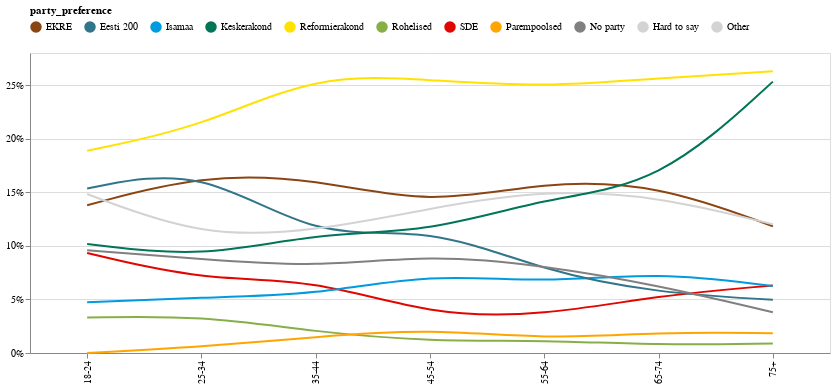

The notebook cell saved with this chart:
### Code cell
args = {
    'res_col' : 'party_preference',
    'factor_cols': ['age_group'],  'filter': {},
    'plot': 'lines',
    'plot_args': { 'internal_facet': True, 'smooth':True }
}
assert args['plot'] in matching_plots(args,full_df,data_meta)
fdf = get_filtered_data(full_df, data_meta, **args)
create_plot(fdf,data_meta,alt_properties={'width':800},**args)

### Figure 1 — Vega-Lite specification as saved in the notebook (floating-point values rounded to 4 significant figures)
{"config": {"view": {"continuousWidth": 300, "continuousHeight": 300}}, "data": {"name": "data-7f932b61fe68375a01c2d20e7586026b"}, "mark": {"type": "line", "interpolate": "basis", "point": "transparent"}, "encoding": {"color": {"field": "party_preference", "legend": {"orient": "top"}, "scale": {"domain": ["EKRE", "Eesti 200", "Isamaa", "Keskerakond", "Reformierakond", "Rohelised", "SDE", "Parempoolsed", "No party", "Hard to say", "Other"], "range": ["#8B4513", "#31758A", "#009BDF", "#007557", "#FFE200", "#88AF47", "#E10600", "orange", "grey", "lightgrey", "lightgrey"]}, "type": "nominal"}, "tooltip": [{"field": "age_group", "type": "ordinal"}, {"field": "percent", "format": ".1%", "type": "quantitative"}], "x": {"field": "age_group", "title": null, "type": "ordinal"}, "y": {"axis": {"format": "%"}, "field": "percent", "title": null, "type": "quantitative"}}, "width": 800, "$schema": "https://vega.github.io/schema/vega-lite/v5.15.1.json", "datasets": {"data-7f932b61fe68375a01c2d20e7586026b": [{"age_group": "18-24", "party_preference": "EKRE", "percent": 0.1379}, {"age_group": "18-24", "party_preference": "Reformierakond", "percent": 0.1888}, {"age_group": "18-24", "party_preference": "SDE", "percent": 0.09327}, {"age_group": "18-24", "party_preference": "Isamaa", "percent": 0.04744}, {"age_group": "18-24", "party_preference": "Eesti 200", "percent": 0.1534}, {"age_group": "18-24", "party_preference": "Hard to say", "percent": 0.1483}, {"age_group": "18-24", "party_preference": "No party", "percent": 0.09581}, {"age_group": "18-24", "party_preference": "Rohelised", "percent": 0.03309}, {"age_group": "18-24", "party_preference": "Keskerakond", "percent": 0.1018}, {"age_group": "18-24", "party_preference": "Muu", "percent": 0.0}, {"age_group": "18-24", "party_preference": "Parempoolsed", "percent": 0.0}, {"age_group": "25-34", "party_preference": "EKRE", "percent": 0.1666}, {"age_group": "25-34", "party_preference": "Reformierakond", "percent": 0.2108}, {"age_group": "25-34", "party_preference": "SDE", "percent": 0.06798}, {"age_group": "25-34", "party_preference": "Isamaa", "percent": 0.05188}, {"age_group": "25-34", "party_preference": "Eesti 200", "percent": 0.1745}, {"age_group": "25-34", "party_preference": "Hard to say", "percent": 0.1082}, {"age_group": "25-34", "party_preference": "No party", "percent": 0.08778}, {"age_group": "25-34", "party_preference": "Rohelised", "percent": 0.03501}, {"age_group": "25-34", "party_preference": "Keskerakond", "percent": 0.08855}, {"age_group": "25-34", "party_preference": "Muu", "percent": 0.002811}, {"age_group": "25-34", "party_preference": "Parempoolsed", "percent": 0.00575}, {"age_group": "35-44", "party_preference": "EKRE", "percent": 0.1628}, {"age_group": "35-44", "party_preference": "Reformierakond", "percent": 0.2607}, {"age_group": "35-44", "party_preference": "SDE", "percent": 0.069}, {"age_group": "35-44", "party_preference": "Isamaa", "percent": 0.05402}, {"age_group": "35-44", "party_preference": "Eesti 200", "percent": 0.1047}, {"age_group": "35-44", "party_preference": "Hard to say", "percent": 0.1134}, {"age_group": "35-44", "party_preference": "No party", "percent": 0.07989}, {"age_group": "35-44", "party_preference": "Rohelised", "percent": 0.01952}, {"age_group": "35-44", "party_preference": "Keskerakond", "percent": 0.1121}, {"age_group": "35-44", "party_preference": "Muu", "percent": 0.008738}, {"age_group": "35-44", "party_preference": "Parempoolsed", "percent": 0.01509}, {"age_group": "45-54", "party_preference": "EKRE", "percent": 0.1377}, {"age_group": "45-54", "party_preference": "Reformierakond", "percent": 0.2549}, {"age_group": "45-54", "party_preference": "SDE", "percent": 0.03497}, {"age_group": "45-54", "party_preference": "Isamaa", "percent": 0.07455}, {"age_group": "45-54", "party_preference": "Eesti 200", "percent": 0.1186}, {"age_group": "45-54", "party_preference": "Hard to say", "percent": 0.1353}, {"age_group": "45-54", "party_preference": "No party", "percent": 0.09179}, {"age_group": "45-54", "party_preference": "Rohelised", "percent": 0.01081}, {"age_group": "45-54", "party_preference": "Keskerakond", "percent": 0.1126}, {"age_group": "45-54", "party_preference": "Muu", "percent": 0.006192}, {"age_group": "45-54", "party_preference": "Parempoolsed", "percent": 0.02271}, {"age_group": "55-64", "party_preference": "EKRE", "percent": 0.1604}, {"age_group": "55-64", "party_preference": "Reformierakond", "percent": 0.248}, {"age_group": "55-64", "party_preference": "SDE", "percent": 0.03478}, {"age_group": "55-64", "party_preference": "Isamaa", "percent": 0.0652}, {"age_group": "55-64", "party_preference": "Eesti 200", "percent": 0.07599}, {"age_group": "55-64", "party_preference": "Hard to say", "percent": 0.1524}, {"age_group": "55-64", "party_preference": "No party", "percent": 0.08176}, {"age_group": "55-64", "party_preference": "Rohelised", "percent": 0.01207}, {"age_group": "55-64", "party_preference": "Keskerakond", "percent": 0.1448}, {"age_group": "55-64", "party_preference": "Muu", "percent": 0.01194}, {"age_group": "55-64", "party_preference": "Parempoolsed", "percent": 0.01271}, {"age_group": "65-74", "party_preference": "EKRE", "percent": 0.1576}, {"age_group": "65-74", "party_preference": "Reformierakond", "percent": 0.2566}, {"age_group": "65-74", "party_preference": "SDE", "percent": 0.05388}, {"age_group": "65-74", "party_preference": "Isamaa", "percent": 0.07591}, {"age_group": "65-74", "party_preference": "Eesti 200", "percent": 0.05589}, {"age_group": "65-74", "party_preference": "Hard to say", "percent": 0.1466}, {"age_group": "65-74", "party_preference": "No party", "percent": 0.06315}, {"age_group": "65-74", "party_preference": "Rohelised", "percent": 0.007255}, {"age_group": "65-74", "party_preference": "Keskerakond", "percent": 0.1563}, {"age_group": "65-74", "party_preference": "Muu", "percent": 0.007389}, {"age_group": "65-74", "party_preference": "Parempoolsed", "percent": 0.01948}, {"age_group": "75+", "party_preference": "EKRE", "percent": 0.1183}, {"age_group": "75+", "party_preference": "Reformierakond", "percent": 0.263}, {"age_group": "75+", "party_preference": "SDE", "percent": 0.063}, {"age_group": "75+", "party_preference": "Isamaa", "percent": 0.06247}, {"age_group": "75+", "party_preference": "Eesti 200", "percent": 0.04972}, {"age_group": "75+", "party_preference": "Hard to say", "percent": 0.1201}, {"age_group": "75+", "party_preference": "No party", "percent": 0.03805}, {"age_group": "75+", "party_preference": "Rohelised", "percent": 0.008975}, {"age_group": "75+", "party_preference": "Keskerakond", "percent": 0.2533}, {"age_group": "75+", "party_preference": "Muu", "percent": 0.004667}, {"age_group": "75+", "party_preference": "Parempoolsed", "percent": 0.01849}]}}
